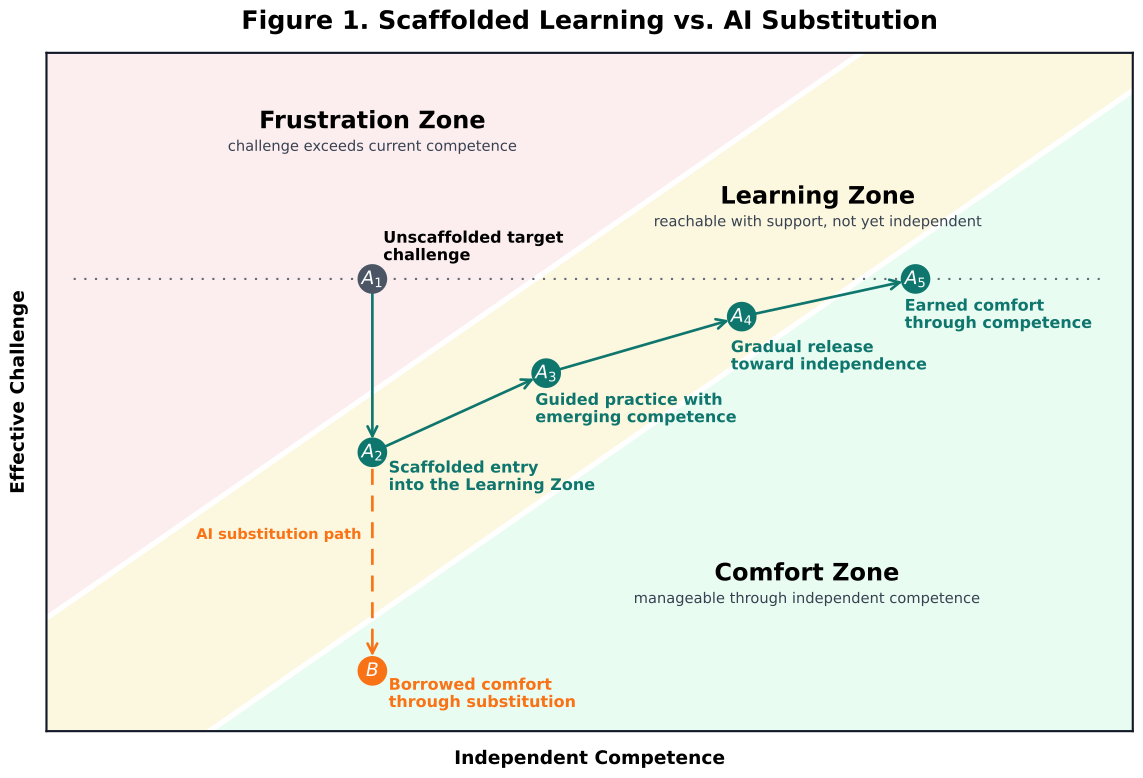

Recreate this plot in Python.
from pathlib import Path

import matplotlib.pyplot as plt
import numpy as np


# Render with:
#   MPLBACKEND=Agg MPLCONFIGDIR=/tmp/mpl-cache .venv/bin/python figures/skill_load_model.py
def main():
    x_min, x_max = 0, 10
    y_min, y_max = 0, 9
    x = np.linspace(x_min, x_max, 400)

    comfort_boundary = x - 1.5
    frustration_boundary = x + 1.5

    points = {
        "A1": (3.0, 6.0),  # unaided target
        "A2": (3.0, 3.7),  # productive struggle begins
        "A3": (4.6, 4.75),  # support begins to fade
        "A4": (6.4, 5.5),  # near-independent performance
        "A5": (8.0, 6.0),  # earned comfort
        "B": (3.0, 0.8),  # borrowed comfort through AI substitution
    }

    fig, ax = plt.subplots(figsize=(12, 8.2))

    ax.set_xlim(x_min, x_max)
    ax.set_ylim(y_min, y_max)
    ax.set_facecolor("#f8fafc")

    ax.fill_between(
        x,
        frustration_boundary,
        y_max,
        where=frustration_boundary < y_max,
        color="#fee2e2",
        alpha=0.55,
        label="Frustration Zone",
    )
    ax.fill_between(
        x,
        comfort_boundary,
        frustration_boundary,
        color="#fef3c7",
        alpha=0.55,
        label="Learning Zone",
    )
    ax.fill_between(
        x,
        y_min,
        comfort_boundary,
        color="#dcfce7",
        alpha=0.55,
        label="Comfort Zone",
    )

    ax.plot(x, comfort_boundary, color="white", linewidth=4)
    ax.plot(x, frustration_boundary, color="white", linewidth=4)

    # Original unaided target challenge.
    task_y = points["A1"][1]
    ax.hlines(
        task_y,
        x_min + 0.25,
        x_max - 0.25,
        colors="#4b5563",
        linestyles=(0, (1, 4)),
        linewidth=1.6,
        alpha=0.85,
    )
    start_color = "#4b5563"
    learning_color = "#0f766e"
    bypass_color = "#f97316"

    arrow = dict(arrowstyle="->", mutation_scale=18, linewidth=2)
    ax.annotate(
        "",
        xy=points["A2"],
        xytext=points["A1"],
        arrowprops={**arrow, "color": learning_color, "shrinkA": 10, "shrinkB": 10},
    )
    # Split the AI-bypass edge into a dashed shaft and a separate solid
    # arrowhead; Matplotlib's non-solid FancyArrowPatch heads render poorly.
    a2_x, a2_y = points["A2"]
    b_x, b_y = points["B"]
    bypass_tail_start_y = a2_y - 0.22
    bypass_tail_end_y = b_y + 0.58
    bypass_head_start_y = b_y + 0.58
    bypass_head_end_y = b_y + 0.16
    ax.plot(
        [a2_x, b_x],
        [bypass_tail_start_y, bypass_tail_end_y],
        color=bypass_color,
        linestyle=(0, (6, 4)),
        linewidth=2,
        zorder=3,
    )
    ax.annotate(
        "",
        xy=(b_x, bypass_head_end_y),
        xytext=(b_x, bypass_head_start_y),
        arrowprops={
            "arrowstyle": "->",
            "mutation_scale": 18,
            "linewidth": 2,
            "color": bypass_color,
        },
        zorder=4,
    )
    for start, end in [("A2", "A3"), ("A3", "A4"), ("A4", "A5")]:
        ax.annotate(
            "",
            xy=points[end],
            xytext=points[start],
            arrowprops={**arrow, "color": learning_color, "shrinkA": 10, "shrinkB": 10},
        )

    point_styles = {
        "A1": start_color,
        "A2": learning_color,
        "A3": learning_color,
        "A4": learning_color,
        "A5": learning_color,
        "B": bypass_color,
    }
    display_labels = {
        "A1": r"$A_1$",
        "A2": r"$A_2$",
        "A3": r"$A_3$",
        "A4": r"$A_4$",
        "A5": r"$A_5$",
        "B": r"$B$",
    }
    for label, (px, py) in points.items():
        ax.scatter(
            px,
            py,
            s=420,
            color=point_styles[label],
            edgecolor=point_styles[label],
            linewidth=1.8,
            zorder=5,
        )
        ax.text(px, py, display_labels[label], color="white", ha="center", va="center", fontsize=14, fontweight="bold", zorder=6)

    ax.text(
        3.1,
        6.25,
        "Unscaffolded target\nchallenge",
        fontsize=12,
        fontweight="bold",
        ha="left",
        linespacing=1.15,
    )
    # ax.text(2.36, 6.28, "too hard unaided", fontsize=10, ha="center", color="#374151")

    ax.text(
        3.15,
        3.2,
        "Scaffolded entry\ninto the Learning Zone",
        fontsize=12,
        fontweight="bold",
        color=learning_color,
        ha="left",
        linespacing=1.15,
    )
    # ax.text(1.7, 3.98, "same student,\nlower effective load", fontsize=10, ha="center", va="top", color="#374151")

    ax.text(
        3.15,
        0.32,
        "Borrowed comfort\nthrough substitution",
        fontsize=12,
        fontweight="bold",
        color=bypass_color,
        ha="left",
        linespacing=1.15,
    )
    # ax.text(1.7, 0.95, "completion feels easy\nwithout skill growth", fontsize=10, ha="center", va="top", color="#374151")

    ax.text(
        4.5,
        4.1,
        "Guided practice with\nemerging competence",
        fontsize=12,
        fontweight="bold",
        color=learning_color,
        ha="left",
        linespacing=1.15,
    )
    ax.text(
        6.3,
        4.8,
        "Gradual release\ntoward independence",
        fontsize=12,
        fontweight="bold",
        color=learning_color,
        ha="left",
        linespacing=1.15,
    )
    ax.text(
        7.9,
        5.35,
        "Earned comfort\nthrough competence",
        fontsize=12,
        fontweight="bold",
        color=learning_color,
        ha="left",
        linespacing=1.15,
    )
    # ax.text(8.0, 6.28, "same task,\nhigher competence", fontsize=10, ha="center", va="top", color="#374151")

    ax.text(
        2.9,
        2.55,
        "AI substitution path",
        ha="right",
        fontsize=11,
        fontweight="bold",
        color=bypass_color,
    )
    # ax.text(5.35, 4.6, "moves learner right", fontsize=10, color="#374151", ha="center")

    ax.text(3, 8, "Frustration Zone", fontsize=18, fontweight="bold", ha="center")
    ax.text(3, 7.7, "challenge exceeds current competence", fontsize=11, ha="center", color="#374151")

    ax.text(7.1, 7.0, "Learning Zone", fontsize=18, fontweight="bold", ha="center")
    ax.text(7.1, 6.7, "reachable with support, not yet independent", fontsize=11, ha="center", color="#374151")

    ax.text(7, 2, "Comfort Zone", fontsize=18, fontweight="bold", ha="center")
    ax.text(7, 1.7, "manageable through independent competence", fontsize=11, ha="center", color="#374151")

    ax.set_title(
        "Figure 1. Scaffolded Learning vs. AI Substitution",
        fontsize=19,
        fontweight="bold",
        pad=18,
    )
    ax.set_xlabel("Independent Competence", fontsize=14, fontweight="bold", labelpad=14)
    ax.set_ylabel("Effective Challenge", fontsize=14, fontweight="bold", labelpad=14)

    ax.set_xticks([])
    ax.set_yticks([])
    for spine in ax.spines.values():
        spine.set_color("#111827")
        spine.set_linewidth(1.6)

    # ax.text(
    #     4,
    #     -0.72,
    #     "Pathwise Pedagogy aims to make the easiest successful path move students rightward, not merely downward.",
    #     fontsize=11.5,
    #     ha="center",
    #     color="#374151",
    #     transform=ax.transData,
    # )

    fig.tight_layout()
    output_path = Path(__file__).resolve().parent / "skill_load_model.svg"
    fig.savefig(output_path, format="svg", bbox_inches="tight")


if __name__ == "__main__":
    main()
